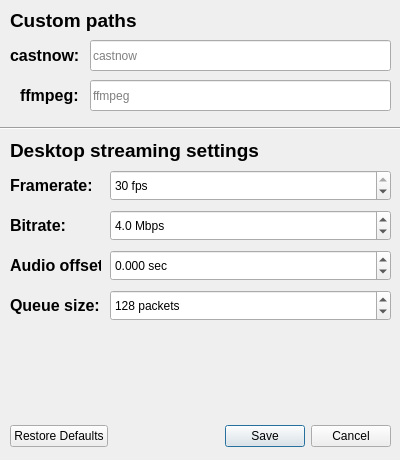
<?xml version="1.0" encoding="UTF-8"?>
<ui version="4.0">
 <class>ConfigWindow</class>
 <widget class="QDialog" name="ConfigWindow">
  <property name="geometry">
   <rect>
    <x>0</x>
    <y>0</y>
    <width>400</width>
    <height>460</height>
   </rect>
  </property>
  <property name="minimumSize">
   <size>
    <width>400</width>
    <height>460</height>
   </size>
  </property>
  <property name="maximumSize">
   <size>
    <width>400</width>
    <height>460</height>
   </size>
  </property>
  <property name="windowTitle">
   <string>Config</string>
  </property>
  <widget class="QDialogButtonBox" name="buttonBoxConfig">
   <property name="geometry">
    <rect>
     <x>10</x>
     <y>420</y>
     <width>381</width>
     <height>32</height>
    </rect>
   </property>
   <property name="orientation">
    <enum>Qt::Horizontal</enum>
   </property>
   <property name="standardButtons">
    <set>QDialogButtonBox::Cancel|QDialogButtonBox::RestoreDefaults|QDialogButtonBox::Save</set>
   </property>
   <property name="centerButtons">
    <bool>false</bool>
   </property>
  </widget>
  <widget class="QLabel" name="ffmpegPathLabel">
   <property name="geometry">
    <rect>
     <x>20</x>
     <y>80</y>
     <width>61</width>
     <height>31</height>
    </rect>
   </property>
   <property name="font">
    <font>
     <pointsize>12</pointsize>
     <weight>75</weight>
     <bold>true</bold>
    </font>
   </property>
   <property name="text">
    <string>ffmpeg:</string>
   </property>
  </widget>
  <widget class="QLabel" name="castnowPathLabel">
   <property name="geometry">
    <rect>
     <x>10</x>
     <y>40</y>
     <width>71</width>
     <height>31</height>
    </rect>
   </property>
   <property name="font">
    <font>
     <pointsize>12</pointsize>
     <weight>75</weight>
     <bold>true</bold>
    </font>
   </property>
   <property name="text">
    <string>castnow:</string>
   </property>
  </widget>
  <widget class="QLineEdit" name="ffmpegEditPath">
   <property name="geometry">
    <rect>
     <x>90</x>
     <y>80</y>
     <width>301</width>
     <height>31</height>
    </rect>
   </property>
   <property name="placeholderText">
    <string>ffmpeg</string>
   </property>
  </widget>
  <widget class="QLineEdit" name="castnowEditPath">
   <property name="geometry">
    <rect>
     <x>90</x>
     <y>40</y>
     <width>301</width>
     <height>31</height>
    </rect>
   </property>
   <property name="placeholderText">
    <string>castnow</string>
   </property>
   <property name="clearButtonEnabled">
    <bool>false</bool>
   </property>
  </widget>
  <widget class="Line" name="line1">
   <property name="geometry">
    <rect>
     <x>0</x>
     <y>120</y>
     <width>401</width>
     <height>16</height>
    </rect>
   </property>
   <property name="font">
    <font>
     <pointsize>11</pointsize>
    </font>
   </property>
   <property name="orientation">
    <enum>Qt::Horizontal</enum>
   </property>
  </widget>
  <widget class="QLabel" name="definePathsLabel">
   <property name="geometry">
    <rect>
     <x>10</x>
     <y>10</y>
     <width>381</width>
     <height>21</height>
    </rect>
   </property>
   <property name="font">
    <font>
     <pointsize>14</pointsize>
     <weight>75</weight>
     <italic>false</italic>
     <bold>true</bold>
    </font>
   </property>
   <property name="text">
    <string>Custom paths</string>
   </property>
  </widget>
  <widget class="QLabel" name="encodingSettingsLabel">
   <property name="geometry">
    <rect>
     <x>10</x>
     <y>130</y>
     <width>381</width>
     <height>41</height>
    </rect>
   </property>
   <property name="font">
    <font>
     <pointsize>14</pointsize>
     <weight>75</weight>
     <italic>false</italic>
     <bold>true</bold>
    </font>
   </property>
   <property name="text">
    <string>Desktop streaming settings</string>
   </property>
  </widget>
  <widget class="QLabel" name="bitrateLabel">
   <property name="geometry">
    <rect>
     <x>10</x>
     <y>210</y>
     <width>61</width>
     <height>31</height>
    </rect>
   </property>
   <property name="font">
    <font>
     <pointsize>12</pointsize>
     <weight>75</weight>
     <bold>true</bold>
    </font>
   </property>
   <property name="text">
    <string>Bitrate:</string>
   </property>
  </widget>
  <widget class="QDoubleSpinBox" name="doubleSpinBoxBitrate">
   <property name="geometry">
    <rect>
     <x>110</x>
     <y>210</y>
     <width>281</width>
     <height>31</height>
    </rect>
   </property>
   <property name="font">
    <font>
     <weight>50</weight>
     <italic>false</italic>
     <bold>false</bold>
     <underline>false</underline>
     <strikeout>false</strikeout>
    </font>
   </property>
   <property name="layoutDirection">
    <enum>Qt::LeftToRight</enum>
   </property>
   <property name="wrapping">
    <bool>false</bool>
   </property>
   <property name="alignment">
    <set>Qt::AlignLeading|Qt::AlignLeft|Qt::AlignVCenter</set>
   </property>
   <property name="suffix">
    <string> Mbps</string>
   </property>
   <property name="decimals">
    <number>1</number>
   </property>
   <property name="minimum">
    <double>1.000000000000000</double>
   </property>
   <property name="maximum">
    <double>10.000000000000000</double>
   </property>
   <property name="singleStep">
    <double>0.100000000000000</double>
   </property>
   <property name="value">
    <double>4.000000000000000</double>
   </property>
  </widget>
  <widget class="QLabel" name="framerateLabel">
   <property name="geometry">
    <rect>
     <x>10</x>
     <y>170</y>
     <width>81</width>
     <height>31</height>
    </rect>
   </property>
   <property name="font">
    <font>
     <pointsize>12</pointsize>
     <weight>75</weight>
     <bold>true</bold>
    </font>
   </property>
   <property name="text">
    <string>Framerate:</string>
   </property>
  </widget>
  <widget class="QSpinBox" name="spinBoxFramerate">
   <property name="geometry">
    <rect>
     <x>110</x>
     <y>170</y>
     <width>281</width>
     <height>31</height>
    </rect>
   </property>
   <property name="suffix">
    <string> fps</string>
   </property>
   <property name="minimum">
    <number>1</number>
   </property>
   <property name="maximum">
    <number>30</number>
   </property>
   <property name="value">
    <number>30</number>
   </property>
  </widget>
  <widget class="QLabel" name="audioDelayLabel">
   <property name="geometry">
    <rect>
     <x>10</x>
     <y>250</y>
     <width>91</width>
     <height>31</height>
    </rect>
   </property>
   <property name="font">
    <font>
     <pointsize>12</pointsize>
     <weight>75</weight>
     <bold>true</bold>
    </font>
   </property>
   <property name="text">
    <string>Audio offset:</string>
   </property>
  </widget>
  <widget class="QDoubleSpinBox" name="doubleSpinBoxOffset">
   <property name="geometry">
    <rect>
     <x>110</x>
     <y>250</y>
     <width>281</width>
     <height>31</height>
    </rect>
   </property>
   <property name="correctionMode">
    <enum>QAbstractSpinBox::CorrectToNearestValue</enum>
   </property>
   <property name="suffix">
    <string> sec</string>
   </property>
   <property name="decimals">
    <number>3</number>
   </property>
   <property name="minimum">
    <double>-5.000000000000000</double>
   </property>
   <property name="maximum">
    <double>5.000000000000000</double>
   </property>
   <property name="singleStep">
    <double>0.025000000000000</double>
   </property>
   <property name="value">
    <double>0.000000000000000</double>
   </property>
  </widget>
  <widget class="QLabel" name="queueSizeLabel">
   <property name="geometry">
    <rect>
     <x>10</x>
     <y>290</y>
     <width>91</width>
     <height>31</height>
    </rect>
   </property>
   <property name="font">
    <font>
     <pointsize>12</pointsize>
     <weight>75</weight>
     <bold>true</bold>
    </font>
   </property>
   <property name="text">
    <string>Queue size:</string>
   </property>
  </widget>
  <widget class="QSpinBox" name="spinBoxQueueSize">
   <property name="geometry">
    <rect>
     <x>110</x>
     <y>290</y>
     <width>281</width>
     <height>31</height>
    </rect>
   </property>
   <property name="suffix">
    <string> packets</string>
   </property>
   <property name="minimum">
    <number>1</number>
   </property>
   <property name="maximum">
    <number>99999</number>
   </property>
   <property name="value">
    <number>128</number>
   </property>
  </widget>
 </widget>
 <resources/>
 <connections>
  <connection>
   <sender>buttonBoxConfig</sender>
   <signal>accepted()</signal>
   <receiver>ConfigWindow</receiver>
   <slot>accept()</slot>
   <hints>
    <hint type="sourcelabel">
     <x>248</x>
     <y>254</y>
    </hint>
    <hint type="destinationlabel">
     <x>157</x>
     <y>274</y>
    </hint>
   </hints>
  </connection>
  <connection>
   <sender>buttonBoxConfig</sender>
   <signal>rejected()</signal>
   <receiver>ConfigWindow</receiver>
   <slot>reject()</slot>
   <hints>
    <hint type="sourcelabel">
     <x>316</x>
     <y>260</y>
    </hint>
    <hint type="destinationlabel">
     <x>286</x>
     <y>274</y>
    </hint>
   </hints>
  </connection>
 </connections>
</ui>
